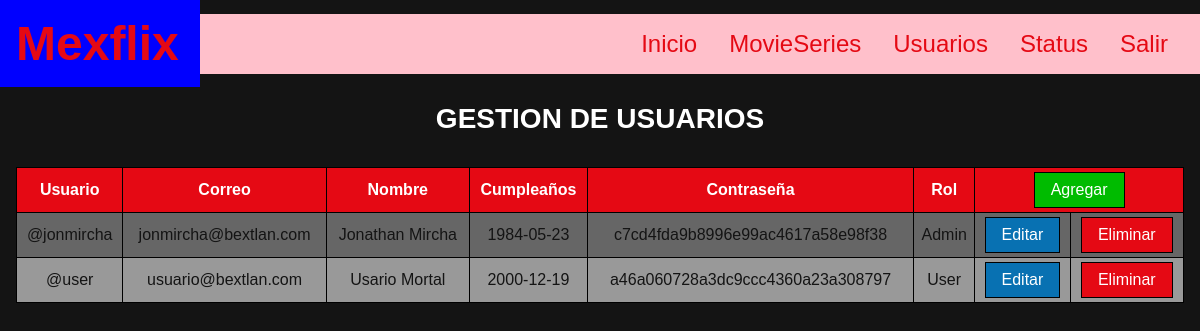
The page /Mexflix/usuarios (signed in) on the database its author committed.
### tables this page shows
CREATE TABLE users(
    user VARCHAR(15) PRIMARY KEY,
    email VARCHAR(80) UNIQUE NOT NULL,
    names VARCHAR(100) NOT NULL,
    birthday DATE NOT NULL,
    pass CHAR(32) NOT NULL,
    role ENUM('Admin', 'User') NOT NULL
);

### Mexflix/controllers/ViewController.php (called while the page is built)
<?php
class ViewController{
    private static $view_path = './views/';
    public function load_view($view){
        require_once( self::$view_path . 'header.php');
        require_once( self::$view_path . $view . '.php');
        require_once( self::$view_path . 'footer.php');
    }
}

### Mexflix/index.php (called while the page is built, shortened)
<?php
require_once('./controllers/Autoload.php');
$route = isset($_GET['r']) ? $_GET['r'] : 'home';
$mexflix = new Router($route);

### Mexflix/controllers/Autoload.php (called while the page is built, shortened)
<?php
class Autoload
{
    public function __construct(){
        spl_autoload_register(function($class_name){
            $models_path = './models/' . $class_name . '.php';
            $controllers_path = './controllers/' . $class_name . '.php';
        });
    }
}

### Mexflix/controllers/UsersController.php (called while the page is built, shortened)
<?php
class UsersController{
    private $model;
    public function __construct(){
        $this->model = new UsersModel();
    }
    public function get( $user_id = ''){
        return $this->model->get($user_id);
    }
}

### Mexflix/models/Model.php (called while the page is built, shortened)
<?php
abstract class Model{
    private static $db_host = 'localhost';
    private static $db_user = 'root';
    private static $db_pass = '';
    private static $db_name = 'mexflix';
    private static $db_charset = 'utf8';
    private $conn;
    protected $query;
    protected $rows = array();
    private function db_open(){
            $this->conn = new mysqli(
                self::$db_host,
                self::$db_user,
                self::$db_pass,
                self::$db_name
            );
            $this->conn->set_charset(self::$db_charset);
    }
    protected function get_query(){
        $result = $this->conn->query($this->query);
        while($this->rows[] = $result->fetch_assoc());
        return array_pop($this->rows);
    }
}

### Mexflix/models/UsersModel.php (called while the page is built, shortened)
<?php
class UsersModel extends Model{
    public function get($user = ''){
        $this->query = ($user != '')
        ?"SELECT * FROM users WHERE user = '$user'"
        :"SELECT * FROM users";
        $this->get_query();
        $data = array();
        foreach($this->rows as $key => $value){
            array_push($data, $value);
        }
        return $data;
    }
}

### Mexflix/views/users.php (the view)
<?php
print('<h2 class="p1">GESTION DE USUARIOS</h2>');
$users_controller = new UsersController();
$users = $users_controller->get();
if( empty($users) ) {
    print('
        <div class="container">
            <p class="item error">No hay Status</p>
        </div>
    ');
}else{
    $template_users = '
    <div class="item">
        <table>
            <tr>
                <th>Usuario</th>
                <th>Correo</th>
                <th>Nombre</th>
                <th>Cumpleaños</th>
                <th>Contraseña</th>
                <th>Rol</th>
                <th colspan="2">
                    <form method="POST">
                        <input type="hidden" name="r" value="user-add">
                        <input class="button add" type="submit" value="Agregar">
                    </form>
                </th
            </tr>
            ';
        for($n=0; $n < count($users); $n++){
            $template_users .= '
            <tr>
                <td>' . $users[$n]['user'] . '</td>
                <td>' . $users[$n]['email'] . '</td>
                <td>' . $users[$n]['names'] . '</td>
                <td>' . $users[$n]['birthday'] . '</td>
                <td>' . $users[$n]['pass'] . '</td>
                <td>' . $users[$n]['role'] . '</td>
                <td>
                    <form method="POST">
                        <input type="hidden" name="r" value="user-edit">
                        <input type="hidden" name="user" value="'. $users[$n]['user'] . '">
                        <input class="button edit" type="submit" value="Editar">
                    </form>
                </td>
                <td>
                    <form method="POST">
                        <input type="hidden" name="r" value="user-delete">
                        <input type="hidden" name="user" value="'. $users[$n]['user'] . '">
                        <input class="button delete" type="submit" value="Eliminar">
                    </form>
                </td>
            </tr>
            ';
        }
        $template_users .= '
        </table>
    </div>
    ';
    print($template_users);
}

### Mexflix/public/css/mexflix.css (style rules this page uses)
html { background-color: #141414; color: #FFF; }
input, textarea, select { color: #141414; }
table { width: 100%; color: #141414; }
table td, table th { padding: .25rem; }
table tr:first-child { background-color: #E50914; color: #FFF; }
table tr:nth-child(even) { background-color: #666; }
table tr:nth-child(odd):not(:first-child) { background-color: #999; }
.button { padding: .5rem 1rem; background-color: #E50914; color: #FFF; cursor: pointer; }
.add { background-color: #0B0; }
.edit { background-color: #0871B2; }
.delete { background-color: #E50914; }

### rows shown on the page
users: user "@jonmircha", email "jonmircha@bextlan.com", names "Jonathan Mircha", birthday "1984-05-23", pass "c7cd4fda9b8996e99ac4617a58e98f38", role "Admin"
users: user "@user", email "usuario@bextlan.com", names "Usario Mortal", birthday "2000-12-19", pass "a46a060728a3dc9ccc4360a23a308797", role "User"
